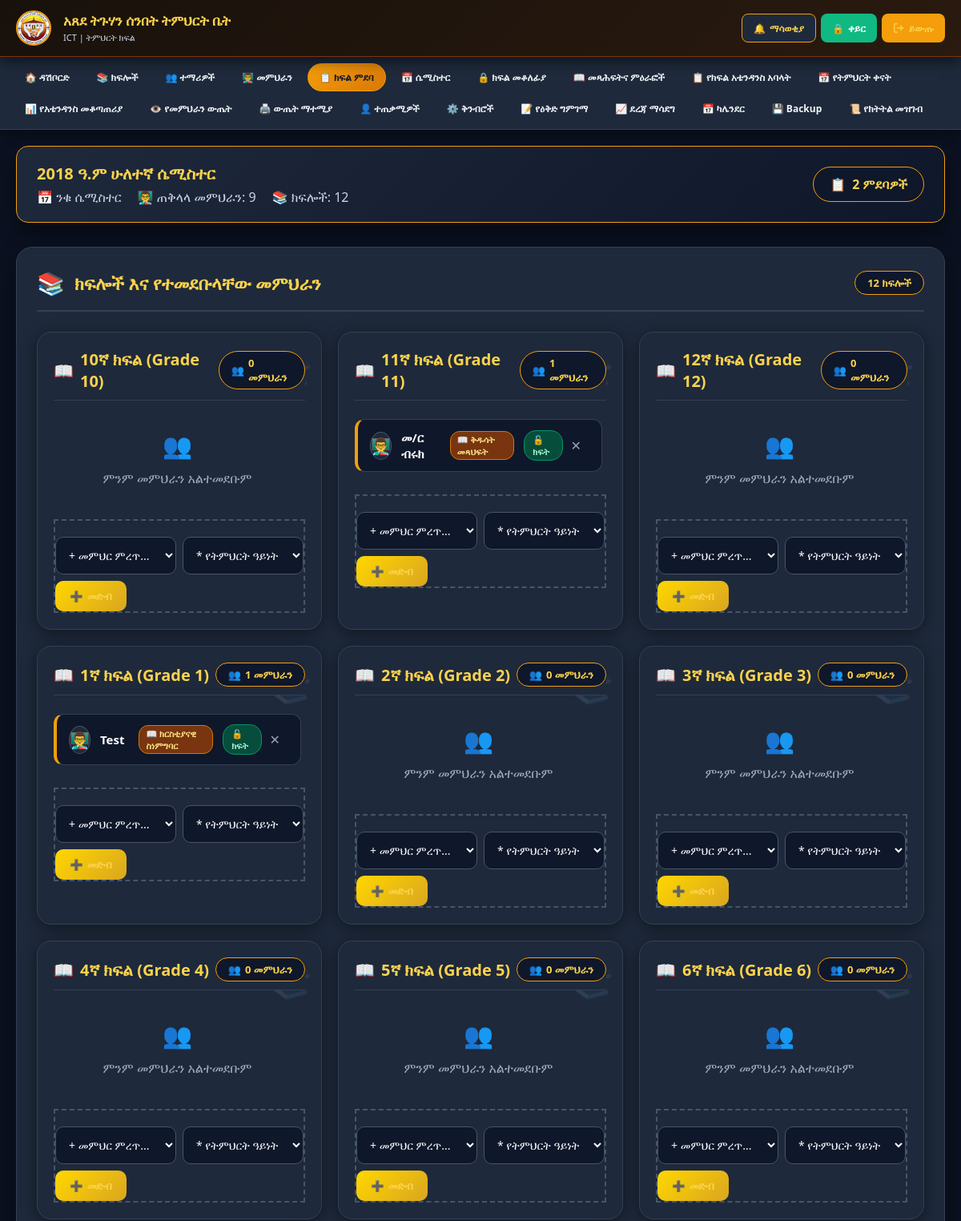
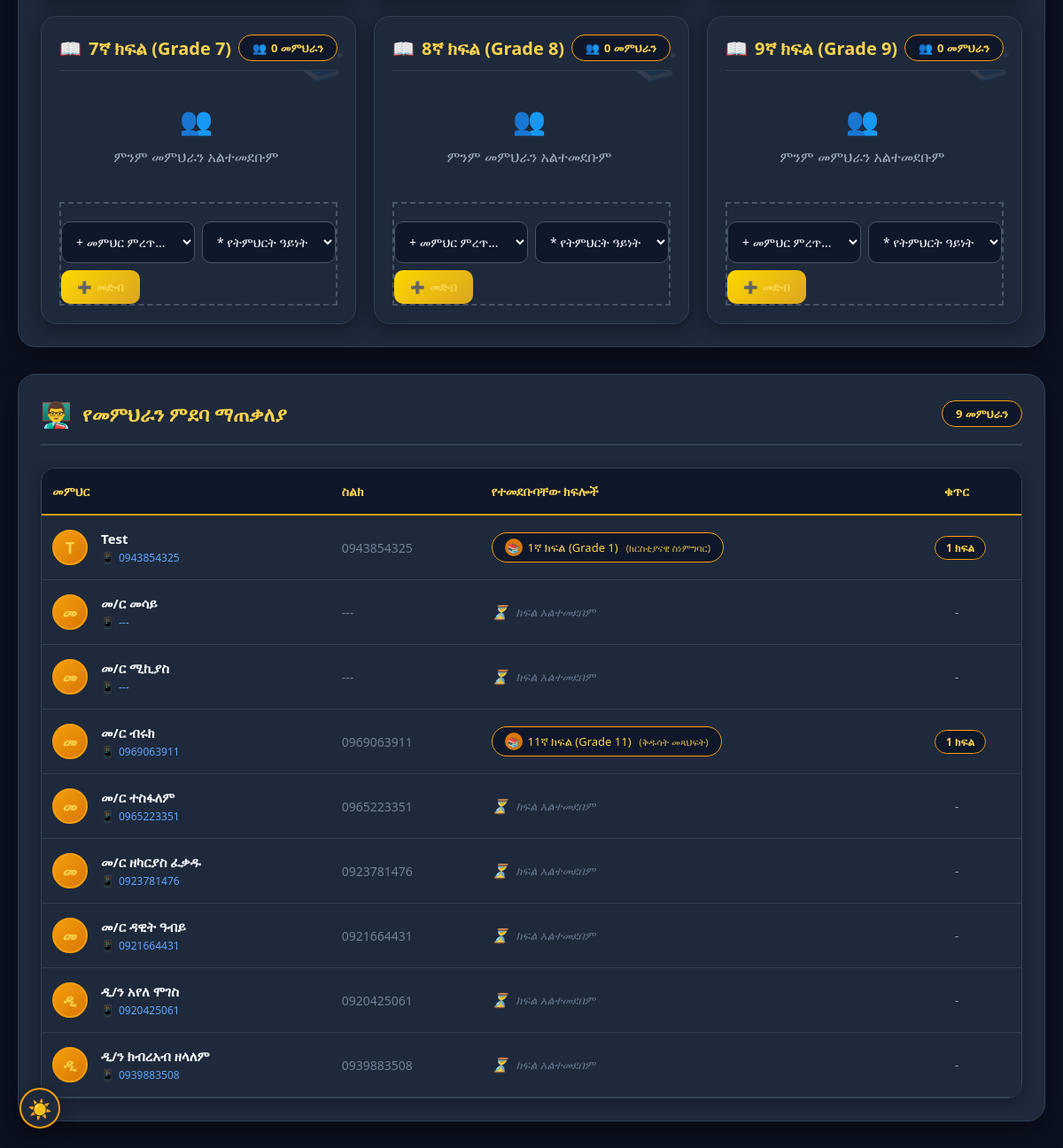
Screenshot of /manage_assignments.php (signed in) with the database file from the repository (2 pictures, top to bottom).
### tables this page shows
CREATE TABLE `semesters` (
  `id` int(11) NOT NULL,
  `name` varchar(50) NOT NULL,
  `status` enum('active','closed') DEFAULT 'active',
  `start_date` date DEFAULT NULL,
  `end_date` date DEFAULT NULL,
  `created_at` timestamp NOT NULL DEFAULT current_timestamp(),
  `ethiopian_year` int(11) DEFAULT NULL,
  `semester_number` int(11) DEFAULT NULL
);

CREATE TABLE `classes` (
  `id` int(11) NOT NULL,
  `grade_id` int(11) DEFAULT NULL,
  `name` varchar(50) NOT NULL,
  `description` text DEFAULT NULL,
  `created_at` timestamp NOT NULL DEFAULT current_timestamp()
);

CREATE TABLE `teacher_class` (
  `id` int(11) NOT NULL,
  `teacher_id` int(11) NOT NULL,
  `class_id` int(11) NOT NULL,
  `subject_id` int(11) DEFAULT NULL,
  `subject_name` varchar(100) DEFAULT NULL,
  `semester_id` int(11) NOT NULL,
  `locked` tinyint(1) DEFAULT 0,
  `attendance_locked` tinyint(1) NOT NULL DEFAULT 0,
  `plan_locked` tinyint(1) NOT NULL DEFAULT 0,
  `assigned_date` timestamp NOT NULL DEFAULT current_timestamp()
);

CREATE TABLE `users` (
  `id` int(11) NOT NULL,
  `name` varchar(100) NOT NULL,
  `username` varchar(50) NOT NULL,
  `phone` varchar(20) DEFAULT NULL,
  `photo` varchar(255) DEFAULT NULL,
  `role` enum('admin','teacher','attendance_submitter') NOT NULL DEFAULT 'teacher',
  `status` enum('active','inactive') NOT NULL DEFAULT 'active',
  `password` varchar(255) NOT NULL,
  `first_login` tinyint(1) DEFAULT 1,
  `dark_mode` tinyint(1) DEFAULT 0,
  `created_at` timestamp NOT NULL DEFAULT current_timestamp(),
  `can_edit_marks` tinyint(1) DEFAULT 1,
  `can_edit_attendance` tinyint(1) DEFAULT 0
);

### db.php (called while the page is built, shortened)
<?php
function dbQuery($conn, $sql, $types = "", $params = []) {
    if (empty($params)) {
        return mysqli_query($conn, $sql);
    }
    $stmt = mysqli_prepare($conn, $sql);
    if (!empty($types) && !empty($params)) {
        mysqli_stmt_bind_param($stmt, $types, ...$params);
    }
    mysqli_stmt_execute($stmt);
    $result = mysqli_stmt_get_result($stmt);
    return $result;
}
function dbFetchAll($conn, $sql, $types = "", $params = []) {
    $result = dbQuery($conn, $sql, $types, $params);
    $rows = [];
    while ($row = mysqli_fetch_assoc($result)) {
        $rows[] = $row;
    }
    return $rows;
}
function dbFetchOne($conn, $sql, $types = "", $params = []) {
    $result = dbQuery($conn, $sql, $types, $params);
    return mysqli_fetch_assoc($result);
}
function getCurrentSemester($conn) {
    return dbFetchOne($conn, "SELECT * FROM semesters WHERE status = 'active' LIMIT 1");
}
?>

### manage_assignments.php (the view, shortened to what this page needs)
<?php
require_once 'db.php';
$current_semester = getCurrentSemester($conn);
$semester_id = $current_semester ? intval($current_semester['id']) : 0;
$teachers_query = "SELECT * FROM users WHERE role='teacher' ORDER BY name";
$teachers = mysqli_query($conn, $teachers_query);
$classes_query = "SELECT * FROM classes ORDER BY name";
$classes = mysqli_query($conn, $classes_query);
$assignments_list = dbFetchAll(
    $conn,
    "SELECT tc.*, u.name as teacher_name, c.name as class_name, c.id as class_id,
            COALESCE(s.name, tc.subject_name, '') as subject_name
     FROM teacher_class tc
     JOIN users u ON tc.teacher_id = u.id
     JOIN classes c ON tc.class_id = c.id
     LEFT JOIN subjects s ON tc.subject_id = s.id
     WHERE tc.semester_id = ?
     ORDER BY c.name, u.name",
    "i",
    [$semester_id]
);
$class_assignments = [];
foreach ($assignments_list as $assignment) {
    $class_assignments[$assignment['class_name']][] = $assignment;
}
mysqli_data_seek($classes, 0);
$teacher_assignments_data = [];
mysqli_data_seek($teachers, 0);
while($teacher = mysqli_fetch_assoc($teachers)) {
    $tid = intval($teacher['id']);
    $assigned_classes = [];
    $total_classes = 0;
    foreach ($assignments_list as $a) {
        if (intval($a['teacher_id']) === $tid) {
            $assigned_classes[] = [
                'name'          => $a['class_name'],
                'subject'       => $a['subject_name'] ?? '',
                'locked'        => $a['locked'],
                'assignment_id' => $a['id']
            ];
            $total_classes++;
        }
    }
    $teacher_assignments_data[] = [
        'id'      => $tid,
        'name'    => $teacher['name'],
        'phone'   => $teacher['phone'] ?: '---',
        'classes' => $assigned_classes,
        'total'   => $total_classes
    ];
}
?>
<!DOCTYPE html>
<html lang="en">
<head>
    <?php include 'pwa_head.php'; ?>
</head>
<body>
    <?php include 'mobile_nav.php'; ?>
    <div class="main-container">
        <?php if($current_semester): ?>
        <div class="semester-info-card">
            <div class="semester-details">
                <h3><?php echo htmlspecialchars($current_semester['name']); ?></h3>
                <p>
                    <span>📅 ንቁ ሴሚስተር</span>
                    <span>👨‍🏫 ጠቅላላ መምህራን: <?php echo mysqli_num_rows($teachers); ?></span>
                    <span>📚 ክፍሎች: <?php echo mysqli_num_rows($classes); ?></span>
                </p>
            </div>
            <div class="total-badge">
                <span>📋</span>
                <?php
                $total_assignments = 0;
                foreach($class_assignments as $assignments) {
                    $total_assignments += count($assignments);
                }
                echo $total_assignments . ' ምደባዎች';
                ?>
            </div>
        </div>
        <div class="section">
            <div class="section-header">
                <h2>
                    <span>📚</span>
                    ክፍሎች እና የተመደቡላቸው መምህራን
                </h2>
                <span class="teacher-count count-pale">
                    <?php echo mysqli_num_rows($classes); ?> ክፍሎች
                </span>
            </div>
            <div class="classes-grid">
                <?php
                mysqli_data_seek($classes, 0);
                while($class = mysqli_fetch_assoc($classes)):
                    $class_teachers = isset($class_assignments[$class['name']]) ? $class_assignments[$class['name']] : [];
                ?>
                <div class="class-card">
                    <div class="class-header">
                        <span class="class-name">
                            <span>📖</span>
                            <?php echo htmlspecialchars($class['name']); ?>
                        </span>
                        <span class="teacher-count">
                            <span>👥</span>
                            <?php echo count($class_teachers); ?> መምህራን
                        </span>
                    </div>
                    <div class="teachers-list">
                        <?php if(!empty($class_teachers)): ?>
                            <?php foreach($class_teachers as $teacher): ?>
                            <div class="teacher-item">
                                <div class="teacher-info">
                                    <span class="teacher-icon">👨‍🏫</span>
                                    <span class="teacher-name"><?php echo htmlspecialchars($teacher['teacher_name']); ?></span>
                                    <?php if(!empty($teacher['subject_name'])): ?>
                                    <span class="subject-tag">
                                        📖 <?php echo htmlspecialchars($teacher['subject_name']); ?>
                                    </span>
                                    <?php endif; ?>
                                    <?php if($teacher['locked']): ?>
                                    <span class="teacher-status status-locked">🔒 ተቆልፏል</span>
                                    <?php else: ?>
                                    <span class="teacher-status status-unlocked">🔓 ክፍት</span>
                                    <?php endif; ?>
                                </div>
                                <form method="POST" style="display: inline;"
                                      onsubmit="return confirm('መምህሩን ከዚህ ክፍል ማስወገድ እርግጠኛ ነዎት?')">
                                    <button type="submit" name="remove_assignment" class="remove-btn" title="አስወግድ">✕</button>
                                </form>
                            </div>
                            <?php endforeach; ?>
                        <?php else: ?>
                            <div style="text-align: center; padding: 20px; color: #A0AEC0;">
                                <span style="font-size: 30px; display: block; margin-bottom: 10px;">👥</span>
                                ምንም መምህራን አልተመደቡም
                            </div>
                        <?php endif; ?>
                    </div>
                    <form method="POST" class="add-teacher-form" style="display: flex; gap: 8px; flex-wrap: wrap;">
                        <select name="teacher_id" style="flex: 2; min-width: 140px;" required>
                            <option value="">+ መምህር ምረጥ...</option>
                        </select>
                        <select name="subject_id" style="flex: 2; min-width: 140px;" required>
                            <option value="">* የትምህርት ዓይነት ምረጥ (ግዴታ)...</option>
                        </select>
                        <button type="submit" name="add_assignment" style="padding: 10px 18px;">
                            <span>➕</span> መድብ
                        </button>
                    </form>
                </div>
                <?php endwhile; ?>
            </div>
        </div>
        <div class="section">
            <div class="section-header">
                <h2>
                    <span>👨‍🏫</span>
                    የመምህራን ምደባ ማጠቃለያ
                </h2>
                <span class="teacher-count count-pale">
                    <?php echo count($teacher_assignments_data); ?> መምህራን
                </span>
            </div>
            <div class="teacher-table-container table-responsive">
                <table class="teacher-table">
                    <thead>
                        <tr>
                            <th>መምህር</th>
                            <th>ስልክ</th>
                            <th>የተመደቡባቸው ክፍሎች</th>
                            <th style="text-align: center;">ቁጥር</th>
                        </tr>
                    </thead>
                    <tbody>
                        <?php foreach($teacher_assignments_data as $teacher): ?>
                        <tr>
                            <td>
                                <div class="teacher-info-cell">
                                    <div class="teacher-avatar">
                                        <?php echo mb_substr($teacher['name'], 0, 1); ?>
                                    </div>
                                    <div class="teacher-details">
                                        <span class="teacher-name">
                                            <?php echo htmlspecialchars($teacher['name']); ?>
                                        </span>
                                        <span class="teacher-phone">
                                            <span>📱</span>
                                            <?php echo htmlspecialchars($teacher['phone']); ?>
                                        </span>
                                    </div>
                                </div>
                            </td>
                            <td>
                                <span style="color: #718096; font-size: 14px;">
                                    <?php echo htmlspecialchars($teacher['phone']); ?>
                                </span>
                            </td>
                            <td>
                                <div class="classes-badge-container">
                                    <?php if(!empty($teacher['classes'])): ?>
                                        <?php foreach($teacher['classes'] as $class): ?>
                                        <span class="class-badge <?php echo $class['locked'] ? 'locked' : ''; ?>">
                                            <span class="badge-icon">
                                                <?php echo $class['locked'] ? '🔒' : '📚'; ?>
                                            </span>
                                            <?php echo htmlspecialchars($class['name']); ?>
                                            <?php if(!empty($class['subject'])): ?>
                                                <span style="opacity: 0.85; font-size: 11px; margin-left: 3px;">(<?php echo htmlspecialchars($class['subject']); ?>)</span>
                                            <?php endif; ?>
                                        </span>
                                        <?php endforeach; ?>
                                    <?php else: ?>
                                        <span class="no-classes">
                                            <span>⏳</span>
                                            ክፍል አልተመደበም
                                        </span>
                                    <?php endif; ?>
                                </div>
                            </td>
                            <td style="text-align: center;">
                                <?php if($teacher['total'] > 0): ?>
                                <span class="total-classes">
                                    <?php echo $teacher['total']; ?> ክፍል
                                </span>
                                <?php else: ?>
                                <span style="color: #A0AEC0;">-</span>
                                <?php endif; ?>
                            </td>
                        </tr>
                        <?php endforeach; ?>
                    </tbody>
                </table>
            </div>
        </div>
        <?php endif; ?>
    </div>
</body>
</html>

### rows the page displays
semesters: name "2018 ዓ.ም ሁለተኛ ሴሚስተር"
classes: name "10ኛ ክፍል (Grade 10)", name "0", shows "ምንም መምህራን አልተመደቡም"
classes: name "11ኛ ክፍል (Grade 11)", name "1"
teacher_class: teacher.name "መ/ር ብሩክ", subject_name "ቅዱሳት መጻህፍት", locked "🔓 ክፍት", class.name "11ኛ ክፍል (Grade 11)", subject "ቅዱሳት መጻህፍት"
classes: name "12ኛ ክፍል (Grade 12)", name "0", shows "ምንም መምህራን አልተመደቡም"
classes: name "1ኛ ክፍል (Grade 1)", name "1"
teacher_class: teacher.name "Test", subject_name "ክርስቲያናዊ ስነምግባር", locked "🔓 ክፍት", class.name "1ኛ ክፍል (Grade 1)", subject "ክርስቲያናዊ ስነምግባር"
classes: name "2ኛ ክፍል (Grade 2)", name "0", shows "ምንም መምህራን አልተመደቡም"
classes: name "3ኛ ክፍል (Grade 3)", name "0", shows "ምንም መምህራን አልተመደቡም"
classes: name "4ኛ ክፍል (Grade 4)", name "0", shows "ምንም መምህራን አልተመደቡም"
classes: name "5ኛ ክፍል (Grade 5)", name "0", shows "ምንም መምህራን አልተመደቡም"
classes: name "6ኛ ክፍል (Grade 6)", name "0", shows "ምንም መምህራን አልተመደቡም"
classes: name "7ኛ ክፍል (Grade 7)", name "0", shows "ምንም መምህራን አልተመደቡም"
classes: name "8ኛ ክፍል (Grade 8)", name "0", shows "ምንም መምህራን አልተመደቡም"
classes: name "9ኛ ክፍል (Grade 9)", name "0", shows "ምንም መምህራን አልተመደቡም"
users: name "T", name "Test", phone "0943854325", total "1"
users: name "መ", name "መ/ር መሳይ", phone "---", shows "ክፍል አልተመደበም"
users: name "መ", name "መ/ር ሚኪያስ", phone "---", shows "ክፍል አልተመደበም"
users: name "መ", name "መ/ር ብሩክ", phone "0969063911", total "1"
users: name "መ", name "መ/ር ተስፋለም", phone "0965223351", shows "ክፍል አልተመደበም"
users: name "መ", name "መ/ር ዘካርያስ ፈቃዱ", phone "0923781476", shows "ክፍል አልተመደበም"
users: name "መ", name "መ/ር ዳዊት ዓብይ", phone "0921664431", shows "ክፍል አልተመደበም"
users: name "ዲ", name "ዲ/ን አየለ ሞገስ", phone "0920425061", shows "ክፍል አልተመደበም"
users: name "ዲ", name "ዲ/ን ክብረአብ ዘላለም", phone "0939883508", shows "ክፍል አልተመደበም"

### other values shown
$nav_name "ICT"
$item['icon'] "🏠"
$item['label'] "ዳሽቦርድ"
$item['icon'] "📚"
$item['label'] "ክፍሎች"
$item['icon'] "👥"
$item['label'] "ተማሪዎች"
$item['icon'] "👨‍🏫"
$item['label'] "መምህራን"
$item['icon'] "📋"
$item['label'] "ክፍል ምደባ"
$item['icon'] "📅"
$item['label'] "ሴሚስተር"
$item['icon'] "🔒"
$item['label'] "ክፍል መቆለፊያ"
